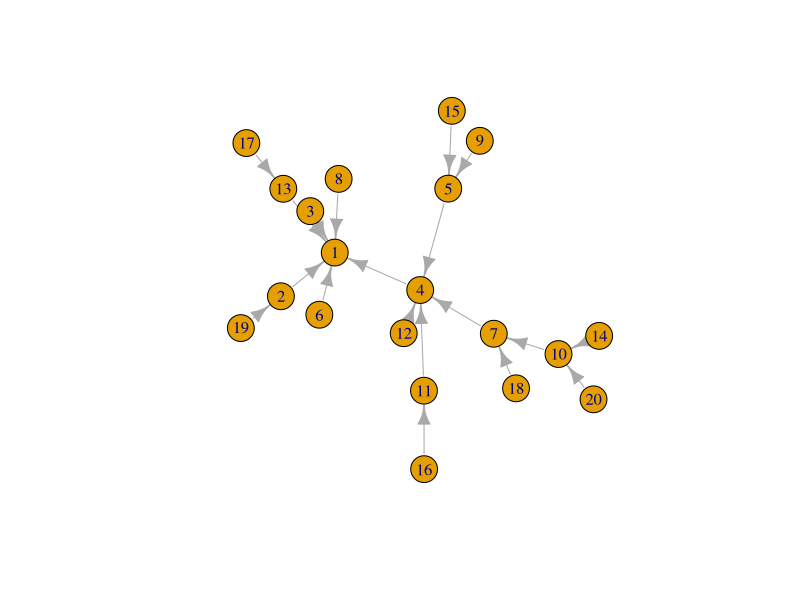

Recreate this plot in R.
#Week 1: Install i-graph and gephi 
#Name: Alejandra Regla-Vargas 
#Date: October 4, 2021 

#install packages 
install.packages("igraph")

#load packages 
library(igraph)

#network example 
example <- sample_pa(20)
plot(example)

#Undirected network: unordered pair of vertices 
#Directed network: ordered pair of vertices 
